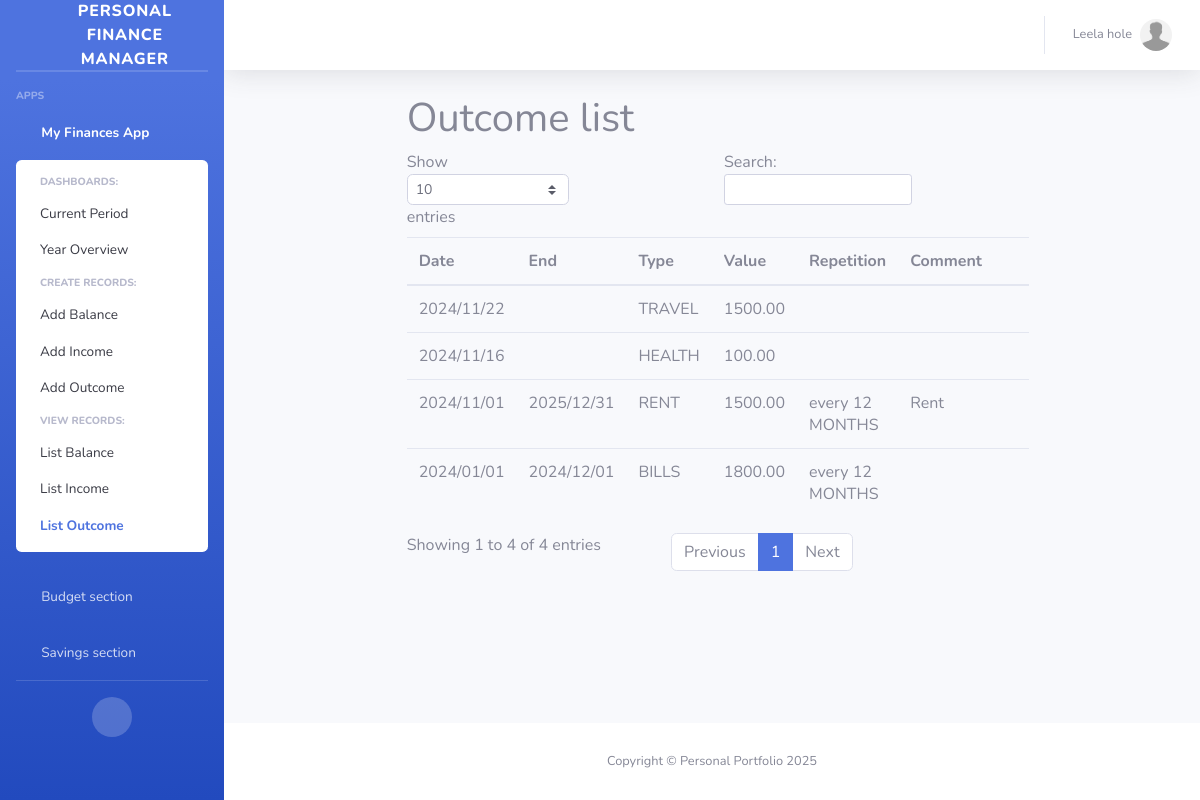
Page /my_finances/outcome_list/ (signed in) on the committed database.
### accounts/models.py (models this page shows, shortened)
class CustomUser(AbstractUser, PermissionsMixin):
    first_name = models.CharField(_('first name'), max_length=30, blank=False, null=False, unique=True)
    last_name = models.CharField(_('last name'), max_length=30, blank=False, null=False, unique=True)
    email = models.EmailField(_('email address'), unique=True, blank=False, null=False)
    phone_number = PhoneNumberField(null=False, blank=False, unique=True)
    is_active = models.BooleanField(_('active'), default=False)
    is_staff = models.BooleanField(_('staff status'), default=False)
    enable_two_factor_authentication = models.BooleanField(null=True, blank=True)
    date_joined = models.DateTimeField(_('date joined'), default=timezone.now)
    email_verified = models.BooleanField(_('email verified'), default=False,
                                         help_text=_('Designates whether the user has verified their email.'))
    objects = CustomUserManager()
    USERNAME_FIELD = 'email'
    REQUIRED_FIELDS = ['first_name', 'last_name']

class Profile(models.Model):
    user = models.OneToOneField(settings.AUTH_USER_MODEL, on_delete=models.CASCADE)
    avatar = models.ImageField(
        default='avatar.jpg',  # default avatar
        upload_to='profile_avatars'  # dir to store the image
    )
    bio = models.CharField(max_length=1000)
    updated_at = models.DateTimeField(auto_now=True)
    created_at = models.DateTimeField(auto_now_add=True)

### my_finances/models.py (models this page shows, shortened)
class Outcome(models.Model):
    class OTypes(models.IntegerChoices):
        REN = 1, "RENT"
        BIL = 2, "BILLS"
        CAR = 3, "CAR"
        TRA = 4, "TRAVEL"
        HEA = 5, "HEALTH"
        GRO = 6, "GROCERIES"
        FUN = 7, "FUN"
        CLO = 8, "CLOTHES"
        CHA = 9, "CHARITY"
        SAV = 10, "SAVINGS"
    class RInterval(models.IntegerChoices):
        NA = 1, 'N/A'
        DAY = 2, 'DAYS'
        WEK = 3, 'WEEKS'
        MON = 4, 'MONTHS'
        YEA = 5, 'YEARS'
    user = models.ForeignKey(settings.AUTH_USER_MODEL, on_delete=models.CASCADE, related_name='user_outcomes')
    value = models.DecimalField(max_digits=10, decimal_places=2)
    date = models.DateField()
    type = models.PositiveSmallIntegerField(choices=OTypes.choices)
    repetitive = models.BooleanField(default=False)
    repetition_interval = models.PositiveSmallIntegerField(choices=RInterval.choices, default=1)
    repetition_time = models.PositiveSmallIntegerField(default=0)
    repetition_end = models.DateField(null=True)
    comment = models.TextField(null=True, blank=True)
    updated_at = models.DateTimeField(auto_now=True)
    created_at = models.DateTimeField(auto_now_add=True)
    class Meta:
        verbose_name_plural = 'outcomes'

### my_finances/views.py (the view)
# urls.py: path('outcome_list/', views.OutcomeListView.as_view(), name='outcome_list'),
class OutcomeListView(ListView):
    model = Outcome
    paginate_by = 100
    template_name = 'my_finances/balance_income_outcome_list.html'
    extra_context = {'list_what': 'Outcome'}
    def get_queryset(self):
        user = self.request.user
        return Outcome.objects.filter(user=user).order_by('-id')

### helper/context_processors.py (called while the page is built)
def add_custom_context(request):
    return {
        'app_name': request.resolver_match.app_name,
        'page_path': request.path,
        'today': datetime.today(),
        'user': request.user if request.user.is_authenticated else None
    }

### templates/my_finances/balance_income_outcome_list.html (shortened to what this page needs)
{% extends 'base2.html' %}
{% load static %}
{% block content %}
    <div class="row">
        <div class="col-lg-8 mx-auto">
            <h1>{{ list_what }} list</h1>
        </div>
    </div>
    <div class="row">
        <div class="col-lg-8 mx-auto table-responsive">
            {% if object_list %}
                <table id="list-table" class="table">
                    <thead>
                    <tr>
                        <th scope="col">Date</th>
                        {% if list_what != 'Balance' %}
                            <th scope="col">End</th>
                        {% endif %}
                        <th scope="col">Type</th>
                        <th scope="col">Value</th>
                        {% if list_what != 'Balance' %}
                            <th scope="col">Repetition</th>
                        {% endif %}
                        <th scope="col">Comment</th>
                        <th scope="col"></th>
                    </tr>
                    </thead>
                    <tbody id="table-body">
                    {% for object in object_list %}
                        <tr>
                            <td>{{ object.date|date:"Y/m/d" }}</td>
                            {% if list_what != 'Balance' %}
                                <td>{{ object.repetition_end|date:"Y/m/d" }}</td>
                            {% endif %}
                            <td>{{ object.get_type_display }}</td>
                            <td>{{ object.value }}</td>
                            {% if list_what != 'Balance' %}
                                <td>
                                    {% if object.repetitive %}
                                        every {{ object.repetition_time }} {{ object.get_repetition_interval_display }}
                                    {% endif %}
                                </td>
                            {% endif %}
                            <td>{{ object.comment }}</td>
                            <td>
                                {% if list_what == 'Income' %}
                                    <a href="{% url 'my_finances:income_detail' object.pk %}">
                                {% elif list_what == 'Outcome' %}
                                    <a href="{% url 'my_finances:outcome_detail' object.pk %}">
                                {% else %}
                                    <a href="{% url 'my_finances:balance_detail' object.pk %}">
                                {% endif %}
                                <i class="fas fa-search-plus"></i>
                                </a>
                            </td>
                        </tr>
                    {% endfor %}
                    </tbody>
                </table>
            {% else %}
                Nothing to show
            {% endif %}
        </div>
    </div>
{% endblock %}

### templates/base2.html (shortened to what this page needs)
{% load static %}
{% load crispy_forms_tags %}
<html lang="en">
<head>
    <link href="{% static 'vendor/fontawesome-free/css/all.min.css' %}" rel="stylesheet" type="text/css">
    <link href="{% static 'css/sb-admin-2.min.css' %}" rel="stylesheet">
</head>
<body id="page-top">
<div id="wrapper">
    <ul class="navbar-nav bg-gradient-primary sidebar sidebar-dark accordion" id="accordionSidebar">
        <a class="sidebar-brand d-flex align-items-center justify-content-center" href="{% url 'website:index' %}">
            <div class="sidebar-brand-icon rotate-n-15">
                <i class="fas fa-laugh-wink"></i>
            </div>
            <div class="sidebar-brand-text mx-3">Personal Finance Manager</div>
        </a>
        <hr class="sidebar-divider my-0">
        <hr class="sidebar-divider">
        <div class="sidebar-heading">
            Apps
        </div>
        {% if user %}
            <li class="nav-item{% if app_name == 'my_finances' %} active{% endif %}">
                <a class="nav-link{% if app_name != 'my_finances' %} collapsed{% endif %}" href="#"
                   data-toggle="collapse" data-target="#collapseTwo"
                   aria-expanded="true" aria-controls="collapseTwo">
                    <i class="fas fa-fw fa-cog"></i>
                    <span>My Finances App</span>
                </a>
                <div id="collapseTwo" class="collapse{% if app_name == 'my_finances' %} show{% endif %}"
                     aria-labelledby="headingTwo" data-parent="#accordionSidebar">
                    <div class="bg-white py-2 collapse-inner rounded">
                        <h6 class="collapse-header">Dashboards:</h6>
                        {% url 'my_finances:current_period' as my_finances_current_period %}
                        {% url 'my_finances:year_overview' as my_finances_year_overview %}
                        <a class="collapse-item{% if page_path == my_finances_current_period %} active{% endif %}"
                           href="{{ my_finances_current_period }}">Current Period</a>
                        <a class="collapse-item{% if page_path == my_finances_year_overview %} active{% endif %}"
                           href="{{ my_finances_year_overview }}">Year Overview</a>
                        <h6 class="collapse-header">Create records:</h6>
                        {% url 'my_finances:balance_create' as my_finances_balance_create %}
                        {% url 'my_finances:income_create' as my_finances_income_create %}
                        {% url 'my_finances:outcome_create' as my_finances_outcome_create %}
                        <a class="collapse-item{% if page_path == my_finances_balance_create %} active{% endif %}"
                           href="{{ my_finances_balance_create }}">Add Balance</a>
                        <a class="collapse-item{% if page_path == my_finances_income_create %} active{% endif %}"
                           href="{{ my_finances_income_create }}">Add Income</a>
                        <a class="collapse-item{% if page_path == my_finances_outcome_create %} active{% endif %}"
                           href="{{ my_finances_outcome_create }}">Add Outcome</a>
                        <h6 class="collapse-header">View records:</h6>
                        {% url 'my_finances:balance_list' as my_finances_balance_list %}
                        {% url 'my_finances:income_list' as my_finances_income_list %}
                        {% url 'my_finances:outcome_list' as my_finances_outcome_list %}
                        <a class="collapse-item{% if page_path == my_finances_balance_list %} active{% endif %}"
                           href="{{ my_finances_balance_list }}">List Balance</a>
                        <a class="collapse-item{% if page_path == my_finances_income_list %} active{% endif %}"
                           href="{{ my_finances_income_list }}">List Income</a>
                        <a class="collapse-item{% if page_path == my_finances_outcome_list %} active{% endif %}"
                           href="{{ my_finances_outcome_list }}">List Outcome</a>
                    </div>
                </div>
            </li>
       <li class="nav-item{% if app_name == 'budget_section' %} active{% endif %}">
            <a class="nav-link{% if app_name != 'budget_section' %} collapsed{% endif %}" href="#"
               data-toggle="collapse" data-target="#collapse2"
               aria-expanded="true" aria-controls="collapse2">
                <i class="fas fa-fw fa-cog"></i>
                <span>Budget section</span>
            </a>
                    {% url 'budget_section:budget_create' as budget_section_budget_create %}
                    {% url 'budget_section:category_create' as budget_section_category_create %}
                    {% url 'budget_section:transaction_create' as budget_section_transaction_create %}
                     {% url 'budget_section:budget_list' as budget_section_budget_list %}
                    {% url 'budget_section:category_list' as budget_section_category_list %}
                    {% url 'budget_section:transaction_list' as budget_section_transaction_list %}
        </li>
          <li class="nav-item{% if app_name == 'savings_section' %} active{% endif %}">
            <a class="nav-link{% if app_name != 'savings_section' %} collapsed{% endif %}" href="#"
               data-toggle="collapse" data-target="#collapse3"
               aria-expanded="true" aria-controls="collapse3">
                <i class="fas fa-fw fa-cog"></i>
                <span>Savings section</span>
            </a>
                    {% url 'savings_section:savings_create' as savings_section_savings_create %}
                    {% url 'savings_section:deposit_create' as savings_section_deposit_create %}
                    {% url 'savings_section:withdrawal_create' as savings_section_withdrawal_create %}
                    {% url 'savings_section:savings_goal_create' as savings_section_savings_goal_create %}
                    {% url 'savings_section:savings_list' as savings_section_savings_list %}
                    {% url 'savings_section:deposits_list' as savings_section_deposit_list %}
                    {% url 'savings_section:withdrawals_list' as savings_section_withdrawal_list %}
                    {% url 'savings_section:savings_goals_list' as savings_section_savings_goal_list %}
        </li>
        {% endif %}
        <hr class="sidebar-divider">
        <div class="text-center d-none d-md-inline">
            <button class="rounded-circle border-0" id="sidebarToggle"></button>
        </div>
    </ul>
    <div id="content-wrapper" class="d-flex flex-column">
        <div id="content">
            <nav class="navbar navbar-expand navbar-light bg-white topbar mb-4 static-top shadow">
                <ul class="navbar-nav ml-auto">
                    <li class="nav-item dropdown no-arrow">
                        {% if user %}
                            <a class="nav-link dropdown-toggle" href="#" id="userDropdown" role="button"
                               data-toggle="dropdown" aria-haspopup="true" aria-expanded="false">
                                <span class="mr-2 d-none d-lg-inline text-gray-600 small">{{ user.first_name }} {{ user.last_name }}</span>
                                <img class="img-profile rounded-circle"
                                     src="{{user.profile.avatar.url}}" alt="{{ user.username }}">
                            </a>
                        {% endif %}
                    </li>
                </ul>
            </nav>
            <div class="container-fluid">
                {% block content %}
                {% endblock %}
            </div>
        </div>
        <footer class="sticky-footer bg-white">
            <div class="container my-auto">
                <div class="copyright text-center my-auto">
                    <span>Copyright &copy; Personal Portfolio {{ today.year }}</span>
                </div>
            </div>
        </footer>
    </div>
</div>
</body>
</html>

### rows in the picture
CustomUser: first_name "Leela", last_name "hole", profile.avatar (placeholder picture)
Outcome: date "2024/01/01", repetition_end "2024/12/01", type "BILLS", value "1800.00", repetition_time "12", repetition_interval "MONTHS"
Outcome: date "2024/11/22", type "TRAVEL", value "1500.00"
Outcome: date "2024/11/16", type "HEALTH", value "100.00"
Outcome: date "2024/11/01", repetition_end "2025/12/31", type "RENT", value "1500.00", repetition_time "12", repetition_interval "MONTHS", comment "Rent"

### other values in the picture
{{ list_what }} "Outcome"
